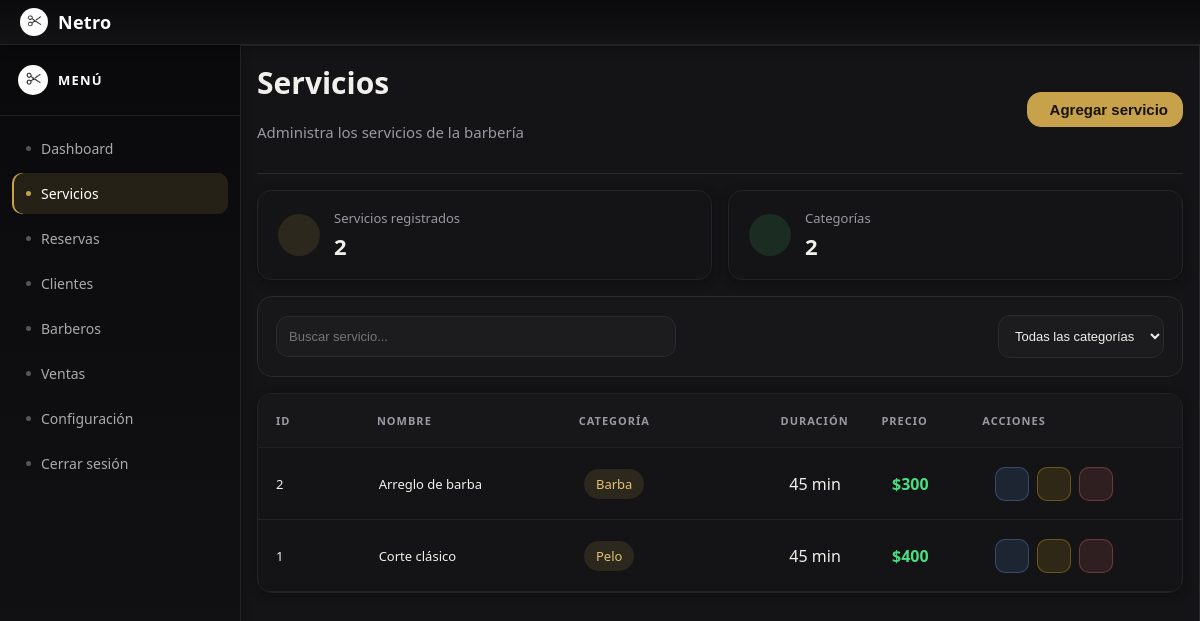
/admin/servicios_categoria/servicios.php?modal=categorias (signed in), run on the app's committed database.
### tables this page shows
CREATE TABLE `servicio` (
  `id_servicio` int NOT NULL,
  `categoria` varchar(100) DEFAULT NULL,
  `nombre` varchar(150) NOT NULL,
  `duracion` varchar(50) DEFAULT NULL,
  `descripcion` varchar(255) DEFAULT NULL,
  `precio` varchar(50) DEFAULT NULL
);

### conexion.php (called while the page is built, shortened)
<?php
$base = "barberia_db";

### admin/auth/sesion.php (called while the page is built, shortened)
<?php
function auth_base_url(): string
{
    static $base = null;
    if ($base !== null) {
        return $base;
    }
    $base = '';
    $raiz = realpath(__DIR__ . '/..');
    $doc  = isset($_SERVER['DOCUMENT_ROOT']) ? realpath((string) $_SERVER['DOCUMENT_ROOT']) : false;
    if ($raiz !== false && $doc !== false && $raiz !== $doc && strpos($raiz, $doc) === 0) {
        $relativa = trim(str_replace('\\', '/', substr($raiz, strlen($doc))), '/');
        if ($relativa !== '') {
            $base = '/' . implode('/', array_map('rawurlencode', explode('/', $relativa)));
        }
    }
    return $base;
}
function auth_url(string $ruta = ''): string
{
    return auth_base_url() . '/' . ltrim($ruta, '/');
}

### admin/auth/vista.php (called while the page is built, shortened)
<?php
require_once __DIR__ . '/sesion.php';
function auth_e($texto): string
{
    return htmlspecialchars((string) $texto, ENT_QUOTES, 'UTF-8');
}

### admin/servicios_categoria/servicios.php (the view, shortened to what this page needs)
<?php
require_once __DIR__ . '/../auth/guard.php';
include("../conexion.php");
$sql_total_servicios = "SELECT COUNT(*) AS total FROM servicio";
$resultado_total = mysqli_query($conexion, $sql_total_servicios);
$total_servicios = mysqli_fetch_assoc($resultado_total);
$sql_total_categorias = "SELECT COUNT(DISTINCT categoria) AS total FROM servicio WHERE categoria IS NOT NULL AND categoria <> ''";
$resultado_total_categorias = mysqli_query($conexion, $sql_total_categorias);
$total_categorias = mysqli_fetch_assoc($resultado_total_categorias);
$sql_servicios_lista = "SELECT * FROM servicio ORDER BY nombre";
$resultado_servicios_lista = mysqli_query($conexion, $sql_servicios_lista);
?>
<!DOCTYPE html>
<html lang="en">
<head>
    <link rel="stylesheet" href="../Estilos_index/global.css">
    <link rel="stylesheet" href="https://unpkg.com/@phosphor-icons/web@2.1.1/src/regular/style.css">
    <link rel="stylesheet" href="https://unpkg.com/@phosphor-icons/web@2.1.1/src/fill/style.css">
    <link rel="stylesheet" href="servicios_panel.css">
</head>
<body>
    <header>
        <div class="nav">
            <div class="logo">
                <img src="../img/ChatGPT Image 15 jun 2026, 13_41_39.png" alt="" >
                <h1 id="Netro">Netro</h1>
            </div>
        </div>
    </header>
    <div class="container">
        <section class="sidebar">
            <div class="menu-header">
                <img src="../img/ChatGPT Image 15 jun 2026, 13_41_39.png" alt="Logo">
                <h2>MENÚ</h2>
            </div>
<?php
$pagina_actual = basename($_SERVER['PHP_SELF']);
?>
            <nav class="menu-nav">
                <ul>
                    <li>
                        <a href="../index.php"
                        <?= $pagina_actual === 'index.php' ? 'aria-current="page"' : '' ?>>
                            Dashboard
                        </a>
                    </li>
                    <li>
                        <a href="../servicios_categoria/servicios.php"
                        <?= $pagina_actual === 'servicios.php' ? 'aria-current="page"' : '' ?>>
                            Servicios
                        </a>
                    </li>
                    <li>
                        <a href="../reservas/reservas.php"
                        <?= $pagina_actual === 'reservas.php' ? 'aria-current="page"' : '' ?>>
                            Reservas
                        </a>
                    </li>
                    <li>
                        <a href="../cliente/clientes.php"
                        <?= $pagina_actual === 'clientes.php' ? 'aria-current="page"' : '' ?>>
                            Clientes
                        </a>
                    </li>
                    <li>
                        <a href="../barberos/barberos.php"
                        <?= $pagina_actual === 'barberos.php' ? 'aria-current="page"' : '' ?>>
                            Barberos
                        </a>
                    </li>
                    <li>
                        <a href="../venta/ventas.php"
                        <?= $pagina_actual === 'ventas.php' ? 'aria-current="page"' : '' ?>>
                            Ventas
                        </a>
                    </li>
                    <li>
                        <a href="<?php echo auth_e(auth_url('configuracion/configuracion.php')); ?>">
                            Configuración
                        </a>
                    </li>
                </ul>
            </nav>
        </section>
        <section class="panel">
            <div class="servicios_header">
                <div class="title_servicios">
                    <h2>Servicios</h2>
                    <p>Administra los servicios de la barbería</p>
                </div>
                <div id="btn_derecha">
                    <button class="btn_add_servicio" id="btn_abrir_servicio">
                        <span>Agregar servicio</span>
                    </button>
                </div>
            </div>
            <div class="cuadro_stats">
                <div class="stat_card">
                    <div class="stat_icono morado"><i class="ph ph-pencil-simple-line"></i></div>
                    <div class="stat_texto">
                        <p>Servicios registrados</p>
                        <span><?php echo (int) $total_servicios["total"]; ?></span>
                    </div>
                </div>
                <div class="stat_card">
                    <div class="stat_icono verde"><i class="ph ph-tag"></i></div>
                    <div class="stat_texto">
                        <p>Categorías</p>
                        <span><?php echo (int) $total_categorias["total"]; ?></span>
                    </div>
                </div>
            </div>
            <div id="navegacion">
                <input type="text" placeholder="Buscar servicio..." id="buscar_servicio">
                <select id="categoria">
                    <option value="">Todas las categorías</option>
                </select>
            </div>
            <div class="listar_servicios">
                <div class="cabecera">
                    <p>ID</p>
                    <p>Nombre</p>
                    <p>Categoría</p>
                    <p>Duración</p>
                    <p>Precio</p>
                    <p>Acciones</p>
                </div>
                <?php while ($servicio = mysqli_fetch_assoc($resultado_servicios_lista)) { ?>
                    <div
                        class="fila"
                        data-nombre="<?php echo strtolower(htmlspecialchars($servicio["nombre"])); ?>"
                        data-categoria="<?php echo strtolower(htmlspecialchars($servicio["categoria"] ?? "")); ?>">
                        <p class="id_ser_listar">
                            <?php echo (int) $servicio["id_servicio"]; ?>
                        </p>
                        <p class="nombre_ser_listar">
                            <?php echo htmlspecialchars($servicio["nombre"]); ?>
                        </p>
                        <p class="categoria_ser_listar">
                            <?php echo htmlspecialchars($servicio["categoria"] ?? "—"); ?>
                        </p>
                        <p class="duracion_ser_listar">
                            <?php echo htmlspecialchars($servicio["duracion"] ?? "—"); ?>
                        </p>
                        <p class="precio_ser_listar">
                            $<?php echo htmlspecialchars($servicio["precio"] ?? "—"); ?>
                        </p>
                        <div class="contenedor_opciones_servicio">
                            <button
                                type="button"
                                class="btn_opciones_servicio_ver"
                                onclick="verServicio(this)"
                                data-id="<?php echo (int) $servicio['id_servicio']; ?>"
                                data-nombre="<?php echo htmlspecialchars($servicio['nombre']); ?>"
                                data-categoria-nombre="<?php echo htmlspecialchars($servicio['categoria'] ?? ''); ?>"
                                data-precio="<?php echo htmlspecialchars($servicio['precio'] ?? ''); ?>"
                                data-duracion="<?php echo htmlspecialchars($servicio['duracion'] ?? ''); ?>"
                                data-descripcion="<?php echo htmlspecialchars($servicio['descripcion'] ?? ''); ?>">
                            </button>
                            <button
                                type="button"
                                class="btn_opciones_servicio_editar"
                                onclick="editarServicio(this)"
                                data-id="<?php echo (int) $servicio['id_servicio']; ?>"
                                data-nombre="<?php echo htmlspecialchars($servicio['nombre']); ?>"
                                data-categoria="<?php echo htmlspecialchars($servicio['categoria'] ?? ''); ?>"
                                data-precio="<?php echo htmlspecialchars($servicio['precio'] ?? ''); ?>"
                                data-duracion="<?php echo htmlspecialchars($servicio['duracion'] ?? ''); ?>"
                                data-descripcion="<?php echo htmlspecialchars($servicio['descripcion'] ?? ''); ?>">
                            </button>
                            <form
                                action="eliminar_servicio.php"
                                method="POST"
                                data-confirmar-titulo="¿Eliminar el servicio?"
                                data-confirmar="Vas a eliminar «<?php echo htmlspecialchars($servicio['nombre']); ?>». Esta acción no se puede deshacer. Si tiene reservas o ventas asociadas, no se eliminará.">
                                <button
                                    type="submit"
                                    class="btn_opciones_servicio_eliminar">
                                </button>
                            </form>
                        </div>
                    </div>
                <?php } ?>
            </div>
        </section>
    </div>
</body>
</html>

### admin/servicios_categoria/servicios_panel.css (style rules this page uses)
.cuadro_stats { display: flex; gap: 16px; flex-wrap: wrap; margin-top: 16px; }
.stat_card { flex: 1; min-width: 200px; display: flex; align-items: center; gap: 14px; background-color: var(--bg-white); border: 1px solid var(--border-light); border-radius: var(--radius-lg); padding: 18px 20px; box-shadow: var(--shadow-sm); }
.stat_icono { width: 42px; height: 42px; border-radius: 50%; display: flex; align-items: center; justify-content: center; font-size: 18px; flex-shrink: 0; }
.stat_icono.morado { background-color: var(--dorado-bg); color: var(--dorado); }
.stat_icono.verde { background-color: var(--verde-bg); color: var(--verde); }
.stat_texto p { margin: 0 0 4px; font-size: 13px; color: var(--text-muted); }
.stat_texto span { font-size: 22px; font-weight: 700; color: var(--text-dark); }
#navegacion { display: flex; flex-wrap: wrap; justify-content: space-between; align-items: center; gap: 10px; margin-top: 16px; padding: 18px; background: var(--bg-soft); border: 1px solid var(--border-color); border-radius: 15px; }
#buscar_servicio { flex: 1; max-width: 400px; min-width: 160px; padding: 12px; border: 1px solid var(--border-color); border-radius: 12px; outline: none; font-size: 13px; background: var(--bg-input); color: var(--text-dark); transition: 0.3s; }
#categoria { padding: 12px; border: 1px solid var(--border-color); border-radius: 12px; background: var(--bg-input); color: var(--text-dark); cursor: pointer; font-size: 13px; outline: none; transition: 0.3s; }
#btn_derecha { display: flex; flex-wrap: wrap; gap: 10px; }
.cabecera { display: grid; grid-template-columns: 1fr 2fr 2fr 1fr 1fr 1fr 0.5fr 0.3fr; align-items: center; height: 54px; padding: 0 18px; background: var(--bg-soft); border-bottom: 1px solid var(--border-light); font-size: 11px; text-transform: uppercase; letter-spacing: 1px; color: var(--text-muted); font-weight: 600; }
.id_ser_listar { font-size: 13px; }
.fila { display: grid; grid-template-columns: 1fr 2fr 2fr 1fr 1fr 1fr 0.5fr; align-items: center; min-height: 72px; padding: 0 18px; border-bottom: 1px solid var(--border-light); transition: background 0.2s ease; }
.cabecera p, .fila p { margin: 0; }
.nombre_ser_listar { font-size: 13px; font-weight: 450; color: var(--text-dark); }
.categoria_ser_listar { width: fit-content; padding: 6px 12px; background: var(--dorado-bg); color: var(--dorado-claro); border-radius: 999px; font-size: 13px; }
.precio_ser_listar { font-weight: 600; color: var(--verde); }
.contenedor_opciones_servicio { display: flex; gap: 8px; justify-content: center; }

### data on the page
servicio: id_servicio "2", nombre "Arreglo de barba", categoria "Barba", duracion "45 min", precio "300"
servicio: id_servicio "1", nombre "Corte clásico", categoria "Pelo", duracion "45 min", precio "400"

### other printed values
$total_servicios["total"] "2"
$total_categorias["total"] "2"
